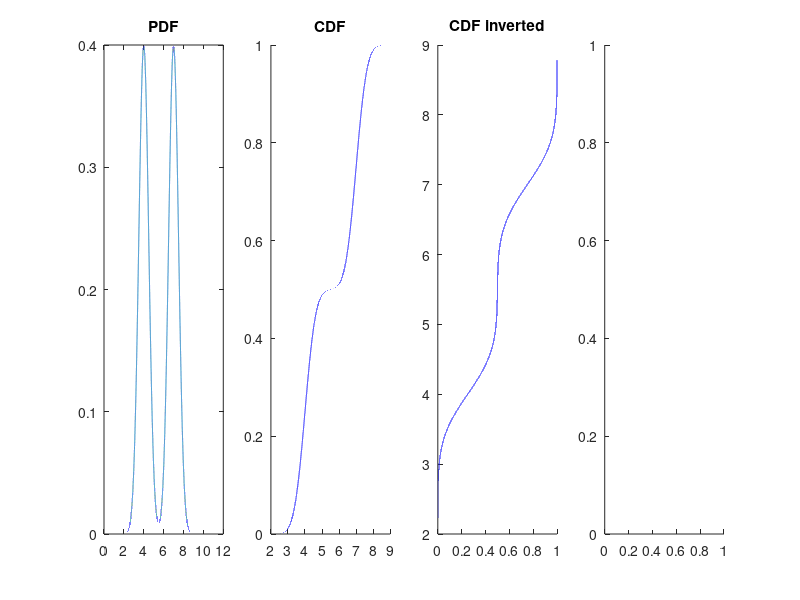

Reproduce this figure in MATLAB. (Note: this script raises an error after producing the figure.)
clear
clf
clc
close

sigma = 0.5;
mu = [4 7];
range = [0 12 100000]; % min; max; steps
data = rand(1,100000);

%% RNG
% add multiple gaussians and normalize
bi = @(x) (normpdf(x,mu(1),sigma) + normpdf(x,mu(2),sigma))./2;


integral(bi,range(1),range(2)) % check normalization
t = linspace(range(1),range(2),range(3));
y = bi(t); % pdf
y2 = cumsum(y).*((range(2)-range(1))./range(3)); % cdf, riemann sum
y2(end) % check cdf, should be 1

idx =(y2<0.0001|y2>0.9999);
y2(idx) = [];
t2 = t;
t2(idx) = [];

Vq = interp1(y2,t2,data,'linear'); %To pull values from (inverted) cdf

%% Plot
figure('Position', [75 500 1750 400])
subplot(1,4,1)
plot(t,y)
title('PDF')
subplot(1,4,2)
hold on
plot(t2,y2, 'blue')
%plot(Vq,data,'x')
hold off
title('CDF')
subplot(1,4,3)
hold on
plot(y2,t2,'blue')
%plot(data,Vq,'xblue')
hold off
title('CDF inverted')
subplot(1,4,4)
histogram(Vq,100,'Normalization','probability')
title('Random sample')